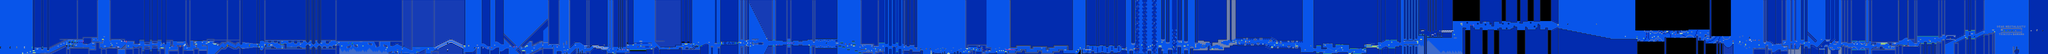

A level layout from a 2D game, rendered from its tile map. Below: a short description, then the map file with tile-grid data replaced by summaries:
An orthogonal 2130x57 tile map with 16x16 px tiles, 2 tile layers (SP, ...), 2 tilesets.

<map version="1.10" tiledversion="1.11.2" orientation="orthogonal" renderorder="right-down" width="2130" height="57" tilewidth="16" tileheight="16" infinite="0" nextlayerid="3" nextobjectid="1">
 <editorsettings>
  <chunksize width="16" height="27" />
  <export target="../LEVELS/LEVEL DATA/dearnostalgists.csv" format="csv" />
 </editorsettings>
 <tileset firstgid="1" name="famidash" tilewidth="16" tileheight="16" tilecount="256" columns="16">
  <image source="../../../GRAPHICS/famidash.bmp" width="256" height="256" />
 </tileset>
 <tileset firstgid="257" name="sprites" tilewidth="16" tileheight="16" tilecount="256" columns="16">
  <image source="../../../GRAPHICS/sprites.png" width="256" height="256" />
 </tileset>
 <layer id="1" width="2130" height="57">
  <data>[121410 cells, 121410 non-empty, 104 distinct tile ids]</data>
 </layer>
 <layer id="2" name="SP" width="2130" height="57">
  <data>[121410 cells, 713 non-empty, 92 distinct tile ids]</data>
 </layer>
</map>
